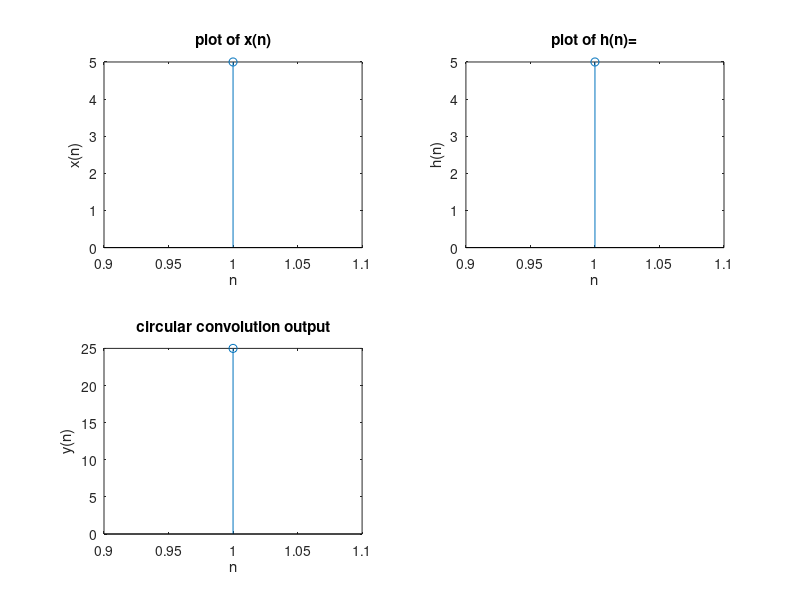

Write the MATLAB code that produced this figure.
clc;
clear all;
close all;
xn=input('Enter the first sequence x(n)='); 
hn=input('Enter the second sequence h(n)=');
N=max(length(xn), length(hn));
Xk=fft (xn ,N);
Hk=fft (hn,N);
Yk=Xk.*Hk;
yn=ifft (Yk,N);
disp('circular convolution of (n) and h(n) =');
disp(yn)
subplot (2,2,1);
stem(xn)
xlabel('n');
ylabel('x(n)');
title('plot of x(n)');
subplot (2,2,2);
stem(hn)
xlabel('n');
ylabel('h(n)');
title('plot of h(n)=');
subplot (2,2,3); 
stem(yn) 
xlabel('n');
ylabel('y(n)');
title('circular convolution output')